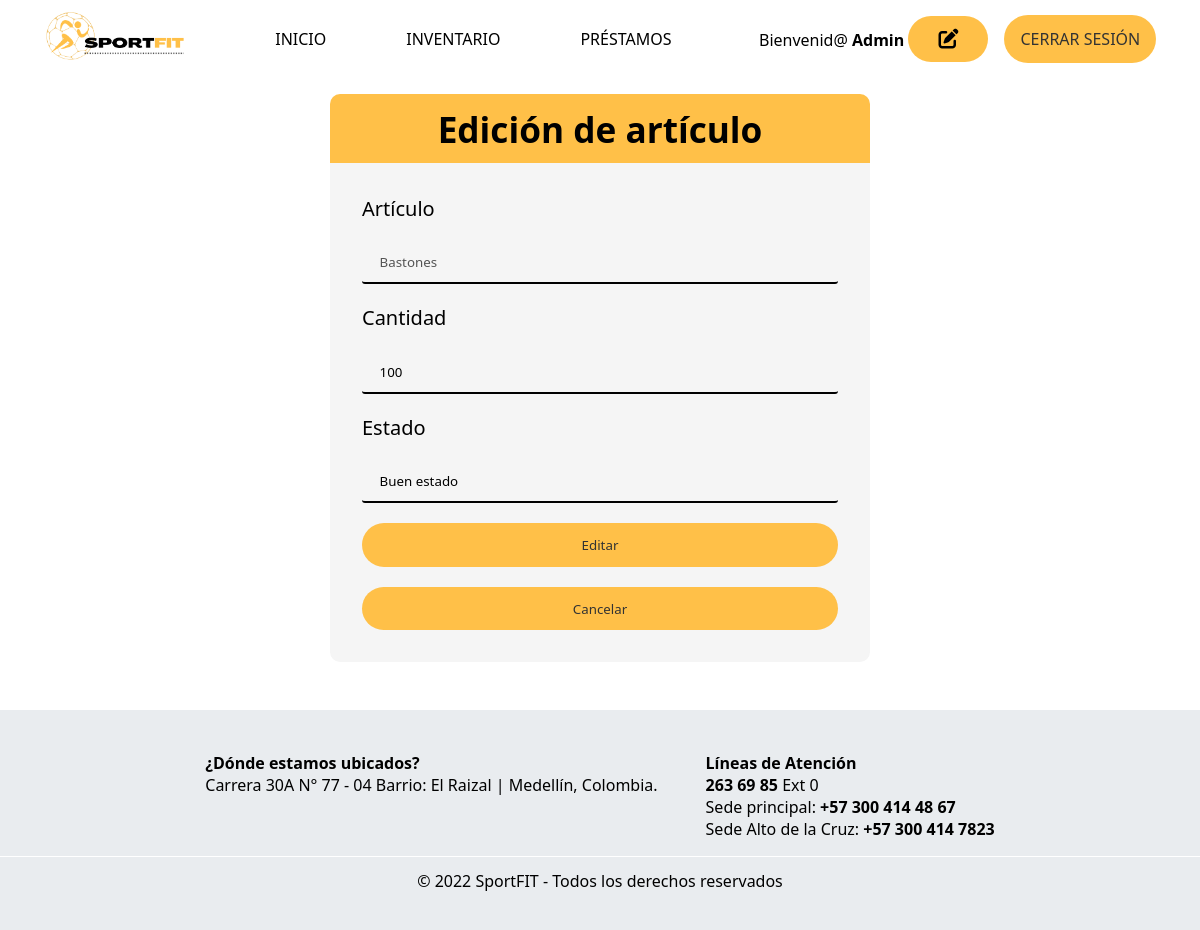
Page /vistas/editar-articulo.php?id=3 (signed in) on the committed database.
### tables this page shows
CREATE TABLE `usuarios` (
  `id` int(4) NOT NULL,
  `documento` int(11) NOT NULL,
  `nombre_completo` varchar(50) NOT NULL,
  `correo` varchar(200) NOT NULL,
  `contacto` varchar(11) NOT NULL,
  `contrasena` varchar(250) NOT NULL
);

CREATE TABLE `articulo` (
  `id_articulo` int(5) NOT NULL,
  `tipo_articulo` varchar(30) NOT NULL,
  `cantidad` int(4) NOT NULL,
  `estado_articulo` varchar(30) NOT NULL,
  `descripcion` varchar(100) NOT NULL
);

### vistas/editar-articulo.php (the view, shortened to what this page needs)
<?php
	require '../php/conexion.php';
	if (isset($_SESSION['user_id'])) {
        $records = $conn->prepare('SELECT id, nombre_completo, correo, contrasena FROM usuarios WHERE id = :id');
		$records->bindParam(':id', $_SESSION['user_id']);
		$records->execute();
		$results = $records->fetch(PDO::FETCH_ASSOC);
	}
    $id_articulo = $_GET["id"];
?>
<!DOCTYPE html>
<html lang="es">
<head>
    <link rel="stylesheet" href="../css/styles.css">
    <link rel="stylesheet" href="../css/edicion-usuario.css">
    <link rel="stylesheet" href="https://cdnjs.cloudflare.com/ajax/libs/font-awesome/6.2.0/css/all.min.css" />
</head>
<body>
    <nav class="navbar">
        <a href="../index.php" class="logo" >
            <img src="../imgs/sportfit.png" alt="logo SportFit" />
        </a>
        <ul class="center-nav">
            <li><a href="../index.php">Inicio</a></li>
            <li><a href="inventario.php">Inventario</a></li>
            <li><a href="prestamo.php">Préstamos</a></li>
        </ul>
        <div class="select">
            <p>Bienvenid@&nbsp;<strong><?php echo $results["nombre_completo"]; ?></strong><a href="editar-usuario.php" class="edit">&nbsp;<i class="fa-solid fa-pen-to-square"></i></a></p>
            <a href="logout.php" class="btn" id="iniciar-sesion">Cerrar sesión</a>
        </div>
    </nav>
    <main>
        <h2>Edición de artículo</h2>
        <form action="actualizar-articulo.php" method="POST" id="edicion">
            <?php
            require '../php/conexionsqli.php';
            $result = mysqli_query($cnx,"SELECT * FROM articulo WHERE id_articulo = '$id_articulo'");
            while($row = mysqli_fetch_array($result)){
                echo "<label>Artículo</label>";
                echo "<input value='{$row['tipo_articulo']}' disabled placeholder='Articulo' type='text' name='articulo'>";
                echo "<label>Cantidad</label>";
                echo "<input required value='{$row['cantidad']}' placeholder='Cantidad' type='number' name='cantidad'>";
                echo "<label>Estado</label>";
                echo "<input required value='{$row['estado_articulo']}' placeholder='Estado' type='text' name='estado'>";
                echo "<button type='submit' class='btn'>Editar</button>";
                echo "<a href='inventario.php' class='btn'>Cancelar</a>";
            }?>
        </form>
    </main>
    <footer>
        <ul class="footer-info">
            <li><strong>¿Dónde estamos ubicados?</strong>
                <ul>
                    <li><a href="https://goo.gl/maps/YQ8RRNZhMk4FwjLE9" target="_blank">Carrera 30A N° 77 - 04 Barrio: El Raizal | Medellín, Colombia.</a></li>
                </ul>
            </li>
            <li><strong>Líneas de Atención</strong>
                <ul>
                    <li><strong><a href="tel:+572636985">263 69 85</a></strong> Ext 0</li>
                    <li>Sede principal: <strong><a href="tel:+573004144867">+57 300 414 48 67</a></strong></li>
                    <li>Sede Alto de la Cruz: <strong><a href="tel:+573004147823">+57 300 414 7823</a></strong></li>
                </ul>
            </li>
        </ul>
        <div class="separador"></div>
        <div class="copyright">
            © 2022 SportFIT - Todos los derechos reservados
        </div>
    </footer>
</body>
</html>

### css/styles.css (style rules this page uses)
:root { --orange-color: #ffc048; --dark-gray-color: #1e272e; --blue-color: #aebebb; }
* { margin: 0; padding: 0; box-sizing: border-box; font-family: system-ui; }
ul { list-style: none; }
a { text-decoration: none; color: #000; }
.btn { background: var(--orange-color); padding: 0.8rem 1rem; border-radius: 30rem; border: none; cursor: pointer; color: #333; font-weight: 500; width: fit-content; transition: background 200ms ease-out; }
.navbar { position: relative; top: 0; display: flex; justify-content: space-around; align-items: center; text-transform: uppercase; padding: 0.6em 0; flex-wrap: wrap; background: #fff; }
.logo { width: 12%; transition: transform 250ms ease; }
.navbar img { width: 100%; }
.center-nav { display: flex; gap: 5em; }
.center-nav a { position: relative; transition: color 200ms ease-out; }
.center-nav a::before { content: ''; bottom: -2px; left: 0; width: 0%; height: 2px; position: absolute; background: #000; transition: width 200ms ease-out, color 200ms ease-out; }
.select { display: flex; align-items: center; gap: 1em; }
.select p { text-transform: capitalize; }
i { font-size: 20px; border-radius: 50px; padding: 12.8px 1.5em; background-color: var(--orange-color); transition: background 200ms ease-out; }
footer { display: flex; flex-direction: column; justify-content: center; height: 220px; background-color: #e9ecef; }
.footer-info { display: flex; justify-content: center; gap: 3em; padding: 1em 0; }
footer .separador { width: 100%; height: .1em; background-color: #fff; margin: 0 auto; }
footer .copyright { text-align: center; line-height: 3em; }

### css/edicion-usuario.css (style rules this page uses)
main { align-items: center; display: flex; flex-direction: column; justify-content: center; margin: 1rem 0 3rem 0; }
main h2 { background: var(--orange-color); border-radius: 10px 10px 0 0; font-size: 2.2rem; padding: 0.3em 0; text-align: center; width: 45%; }
#edicion { align-content: center; background-color: whitesmoke; border-radius: 0 0 10px 10px; display: flex; flex-direction: column; gap: 20px; justify-content: center; padding: 2rem; width: 45%; }
#edicion label { font-size: 20px; }
#edicion input { background: transparent; border: none; border-bottom: 2px solid black; border-radius: 3px; padding: 0.7rem 1.1rem; }
#edicion button { width: 100%; }
#edicion a { width: 100%; text-align: center; user-select: none; -webkit-user-drag: none; font-size: 13.3px; }

### rows in the picture
usuarios: nombre_completo "Admin"
articulo: articulo "Bastones", cantidad "100", estado "Buen estado"
